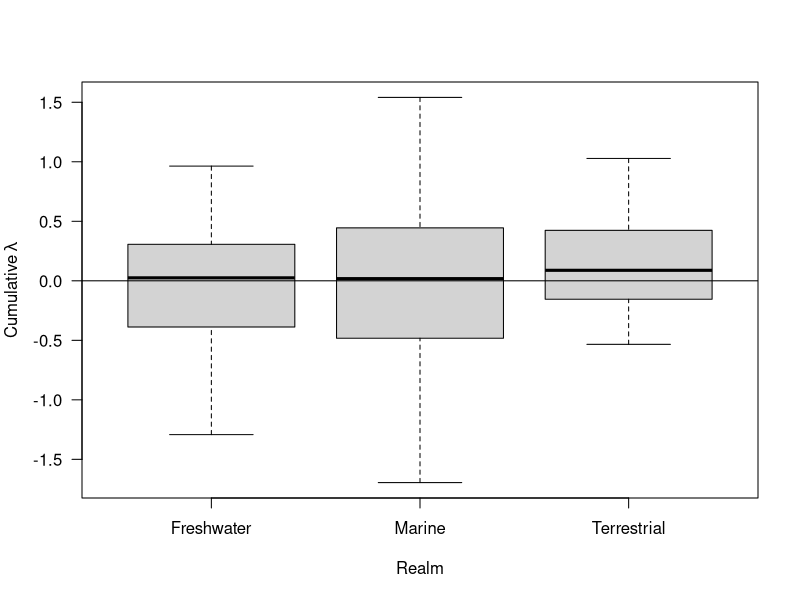
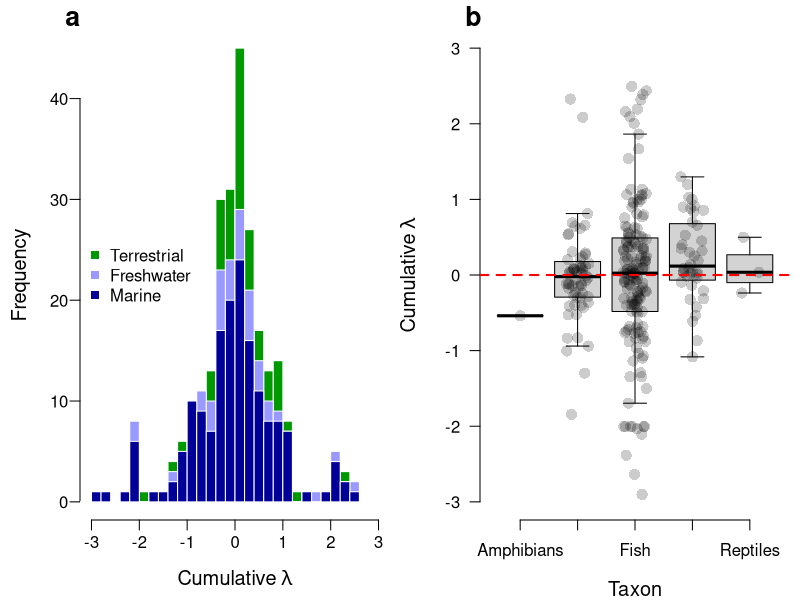
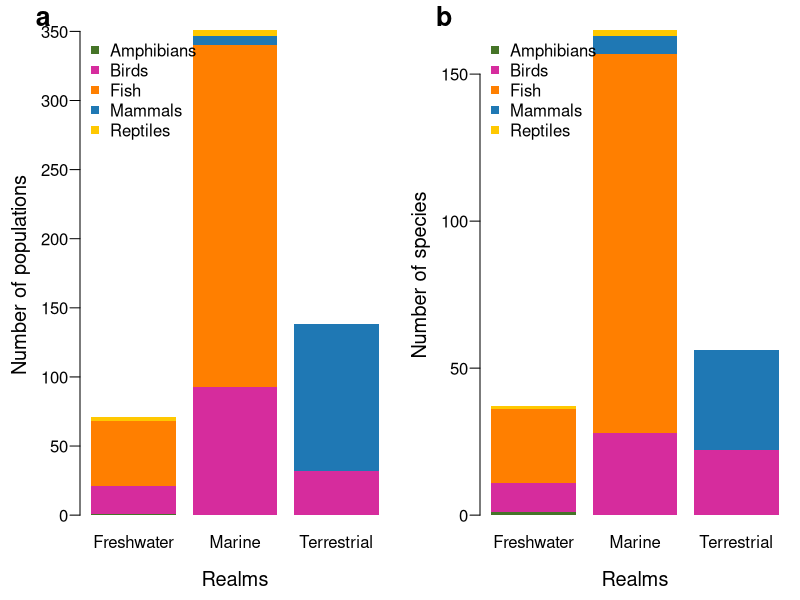

Reproduce these figures in R, in order.
.libPaths(c("C:\\Users\\buschfa\\R\\R-4.1.3", .libPaths()))



# Open  dataset. This needs to be downloaded from "stats.livingplanetindex.org"
lambda <- read.csv("Lambdas.csv", na.strings = "NULL")


lm(lambda$CumulativeLambda~lambda$Realm*lambda$Taxon + 0)



png(filename="CleanedAnalyses/Lambdas.png",width=28,height=14,units="cm",res=300)

par(mai=c(0.8,0.8,.3,.1))
par(mfrow=c(1,2))
brks <- seq(-4,4,l=41)
hist(lambda$CumulativeLambda, breaks=brks, xlim=c(-3,3), main="", las=1, xlab=expression(Cumulative~ lambda), 
     col=rgb(0,0.6,0,1), border=F,  cex.axis=1, cex.lab= 1.2, mgp=c(2.5,0.6,0))


hist(lambda$CumulativeLambda[which(lambda$Realm!="Terrestrial")], add=T, breaks=brks, col=rgb(0.6,0.6,1,1), border=F)
hist(lambda$CumulativeLambda[which(lambda$Realm=="Marine")], add=T, breaks=brks, col=rgb(0,0,0.6,1), border=F)

mtext("a",cex=1.6, side = 3, adj = -0.05, line = 0,font=2)
legend("left", pch=15, col=c(rgb(0,0.6,0,1), rgb(0.6,0.6,1,1), rgb(0,0,0.6,1)), c("Terrestrial","Freshwater","Marine"), bty="n")


boxplot(lambda$CumulativeLambda~lambda$Taxon, outline=F, las=1, ylab=expression(Cumulative~ lambda), xlab="Taxon", 
        lty=1, pch=16, frame=F, cex.axis=1, cex.lab= 1.2, mgp=c(2.5,0.6,0), ylim=c(-3,3))

stripchart(lambda$CumulativeLambda~lambda$Taxon,
           method = "jitter", # Random noise
           jitter=0.2,
           pch = 16, cex=1.5 ,       # Pch symbols
           col = rgb(0,0,0,0.2),          # Color of the symbol
           vertical = T,   # Vertical mode
           add = TRUE)



abline(h=0, lty=2,lwd=2, col="red")
mtext("b",cex=1.6, side = 3, adj = -0.05, line = 0,font=2)


dev.off()


boxplot(lambda$CumulativeLambda~lambda$Realm, outline=F, las=1, ylab=expression(Cumulative~ lambda), xlab="Realm")
abline(h=0)

pops <- c(47,20,0,3,1,0,32,106,0,0,247,93,7,4,0)


sp <- c(25,10,0,1,1,0,22,34,0,0,129,28,6,2,0)

realms <- rep(c("Freshwater","Terrestrial","Marine"), each=5)
taxa <- rep(c("Fish","Birds","Mammals","Reptiles","Amphibians"),3)


library(RColorBrewer)
ramp <- brewer.pal(5,"Set1")
ramp <- c("#457428", "#d62c9d", "#ff7f00", "#1f78b4", "#ffc801")

png(filename="CleanedAnalyses/Samples.png",width=28,height=14,units="cm",res=300)

par(mai=c(0.8,0.8,.3,.1))
par(mfrow=c(1,2))

barplot(pops~taxa+realms,border=NA, cex.axis=1, cex.lab= 1.2, mgp=c(2.5,0.6,0), las=1,
        xlab="Realms", ylab="Number of populations", col=ramp)
legend("topleft",pch=15,col=ramp, c("Amphibians","Birds","Fish","Mammals","Reptiles"), bty="n")
mtext("a",cex=1.6, side = 3, adj = -0.15, line = 0,font=2)

barplot(sp~taxa+realms,border=NA, cex.axis=1, cex.lab= 1.2, mgp=c(2.5,0.6,0), las=1,
        xlab="Realms", ylab="Number of species", col=ramp)
legend("topleft",pch=15,col=ramp, c("Amphibians","Birds","Fish","Mammals","Reptiles"), bty="n")
mtext("b",cex=1.6, side = 3, adj = -0.15, line = 0,font=2)
dev.off()

